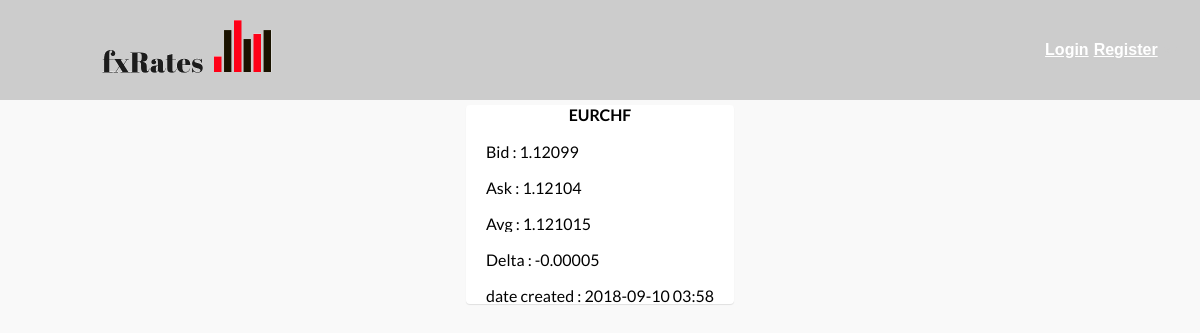
The page /EURCHF (signed in) on the database its author committed.
### tables this page shows
CREATE TABLE Rates (
  id integer primary key,
  symbol varchar(32),
  bid float,
  ask float,
  average float,
  delta varchar(32),
  date_created varchar(16)
);

### index.py (the view)
@app.route('/<symbol>')
@authentication_required
def get_symbol(symbol):
    symbol_preferences = ['EURCAD', 'EURUSD', 'EURAUD', 'EURCHF', 'AUDCAD', 'UADUSD', 'AUDCHF', 'USDCHF', 'USDCAD', 'CADCHF']
    if symbol in symbol_preferences:
        rates = db().get_rates_like(symbol)
        return render_template('my_rate_by_symbol.html', rates=rates)
    return render_template('404.html', error=ERR_404), 404

### database.py (called while the page is built)
    def get_connection(self):
        if self.connection is None:
            def dict_factory(cursor, row):
                d = {}
                for idx, col in enumerate(cursor.description):
                    d[col[0]] = row[idx]
                return d
            my_path = os.path.abspath(os.path.dirname(__file__))
            path = os.path.join(my_path, 'db/db.db')
            self.connection = sqlite3.connect(path)
            self.connection.row_factory = dict_factory
        return self.connection

    def disconnect(self):
        if self.connection is not None:
            self.connection.close()

    def get_rates_like(self, symbol):
        cursor = self.get_connection().cursor()
        cursor.execute("SELECT * FROM Rates WHERE symbol LIKE ?", [symbol])
        rates = cursor.fetchall()
        if not rates:
            return None
        else:
            return rates

### index.py (called while the page is built)
def db():
    db = getattr(g, '_database', None)
    if db is None:
        g._database = Database()
    return g._database

@app.teardown_appcontext
def close_connection(exception):
    db = getattr(g, '_database', None)
    if db is not None:
        db.disconnect()

def authentication_required(f):
    @wraps(f)
    def decorated(*args, **kwargs):
        if not is_authenticated(session):
            return send_unauthorized()
        return f(*args, **kwargs)
    return decorated

def is_authenticated(session):
    resp = 'id' in session
    return resp

### templates/my_rate_by_symbol.html (shortened to what this page needs)
{% extends "layout_main.html" %}  {% block content %}  {% if not rates %}
<p>empty db.</p>
{% else %}
<div class="card-slider-container">
    {% for rate in rates %}
    <div class="empty-card-spacer">
        <div class="card-container-spacer">
            <div class="card-container-wrapper">
                <div class="card-container">
                    <h4 class="card-title" id="rate_name_{{ loop.index }}">{{ rate.symbol }} </h4>
                    <span class="card-info" id="rate_bid_{{ loop.index }}">Bid : {{ rate['bid'] }} </span>
                    <span class="card-info" id="rate_age_{{ loop.index }}">Ask : {{ rate['ask'] }}</span>
                    <span class="card-info" id="rate_average_{{ loop.index }}">Avg : {{ rate['average'] }}</span>
                    <span class="card-info" id="rate_delta_{{ loop.index }}">Delta : {{ rate['delta'] }}</span>
                    <span class="card-info" id="rate_date_{{ loop.index }}">date created : {{ rate['date_created'] }}</span>
                </div>
            </div>
        </div>
    </div>
    {% endfor %}
</div>
{% endif %} {% endblock %}

### static/css/my_style.css (style rules this page uses)
html, body, div, span, applet, object, iframe, h1, h2, h3, h4, h5, h6, p, blockquote, pre, a, abbr, acronym, address, big, cite, code, del, dfn, em, img, ins, kbd, q, s, samp,.logo-wrapper small, strike, strong, sub, sup, tt, var, b, u, i, center, dl, dt, dd, ol, ul, li, fieldset, form, label, legend, table, caption, tbody, tfoot, thead, tr, th, td, article, aside, canvas, details, embed, figure, figcaption, footer, header, hgroup, menu, nav, output, ruby, section, summary, time, mark, audio, video { margin: 0; padding: 0; border: 0; font-size: 100%; vertical-align: baseline; }
body { background: #f9f9f9f9; color: #000000; font-family: "Lato", sans-serif; }
.empty-card-spacer { padding: 5px; }
.card-slider-container { display: flex; justify-content: space-around; flex-wrap: wrap; overflow-x: auto; overflow-y: hidden; padding-bottom: 20px; margin-left: 200px; margin-right: 200px; margin-bottom: -20px; white-space: nowrap; }
.card-container { border-radius: 4px; background-color: #ffffff; box-shadow: 0 1px 1px 0 rgba(0, 0, 0, 0.1); text-decoration: none; transition: all ease-in 100ms; color: #CCCCCC; font-weight: bold; display: block; flex: 1; height: 100%; position: relative; width: 100%; cursor: pointer; }
.card-container-spacer { box-sizing: border-box; display: flex; flex-basis: 0; flex-grow: 1; flex-direction: row; min-width: 100%; padding-left: 10px; padding-right: 10px; vertical-align: top; white-space: normal; }
.card-container-wrapper { box-sizing: border-box; height: 100%; padding-bottom: 5px; }
.card-title { font-weight: bold; color: black; text-align: center; }
.card-info { font-size: 16px; font-weight: normal; line-height: 16px; color: #000000; display: block; margin: 20px; overflow: hidden; text-overflow: ellipsis; white-space: nowrap; }

### rows shown on the page
Rates: symbol "EURCHF", bid "1.12099", ask "1.12104", average "1.121015", delta "-0.00005", date_created "2018-09-10 03:58"
